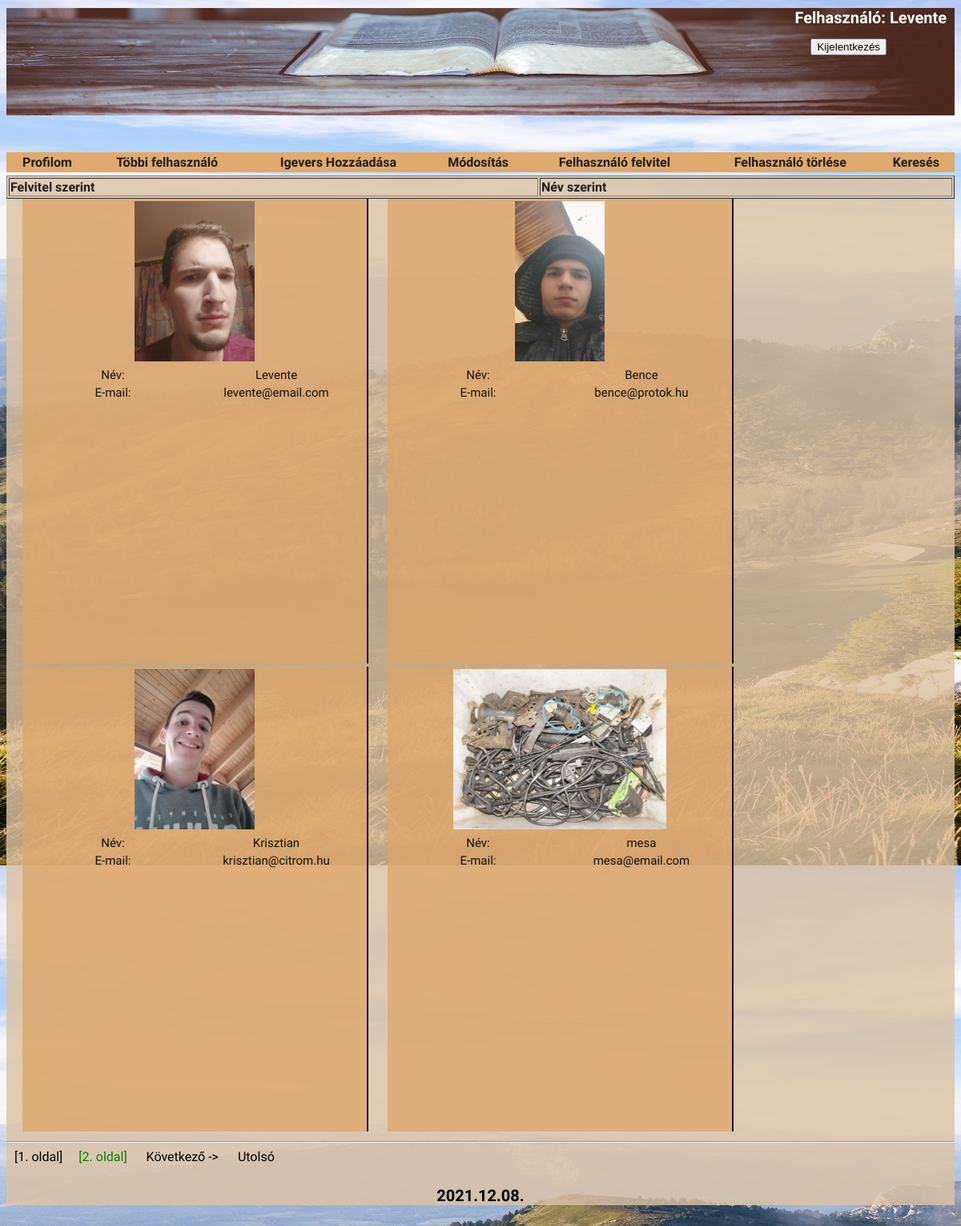
The app's page /index.php?d=2 (signed in) with its own data.
### tables this page shows
CREATE TABLE `menu` (
  `id` int(11) NOT NULL,
  `name` varchar(20) DEFAULT NULL,
  `link` int(11) DEFAULT NULL
);

CREATE TABLE `users` (
  `id` int(11) NOT NULL,
  `uname` varchar(40) DEFAULT NULL,
  `email` varchar(60) DEFAULT NULL,
  `passwd` varchar(32) DEFAULT NULL,
  `img` text DEFAULT NULL,
  `authority` varchar(20) DEFAULT NULL
);

### formlist.php (the view, shortened to what this page needs)
<?php
$dbname = "elso";
$con = connect("root","",$dbname);
if(!isset($_GET["order"]))
{
   $order = 0;
}
else
{
    $order = $_GET["order"];
}
if($order==0)
{
    $orderstring=" order by id";
}
else
{
    $orderstring=" order by uname";
}
$limit = 4;
$page = isset($_GET["page"])? abs((int)$_GET["page"]): 1;
$query = "select count(*) from users";
$res=mysqli_query($con,$query) or die ("Nem sikerült".$query);
$list=mysqli_fetch_row($res);
$c = array_shift($list);
$maxpage = ceil($c / $limit);
$offset = ($page-1)*$limit;
$query="select id,uname,email,img from users";
$query .= $orderstring;
$query .=" limit $offset,$limit";
$result=mysqli_query($con,$query) or die ("Nem sikerült ".$query);
echo "<table width=100% border=1><tr class=title><td><a href=index.php?d=".$_GET['d']."&order=0>Felvitel szerint</a></td><td>
<a href=index.php?d=".$_GET['d']."&order=1>Név szerint</a> </td></tr></table>";
while (list($id,$nev,$email,$kep)=mysqli_fetch_row($result))
{
 echo "<div id=tobbifelhasznalo> <table style=height:250px;>";
        echo "<tr><td colspan=2><img src=" . $kep . " alt=".$kep." height=200px /></td></tr>";
        echo "<tr><td>Név: </td><td>" . $nev . "</td></tr>";
        echo "<tr><td>E-mail: </td><td>" . $email . "</td></tr>";
        echo "<tr style = height:300px;></tr>";
        echo '</table> </div> ';
}
echo '<hr style="clear:both;">';
$linklimit = 4;
$linklimit2 = $linklimit / 2;
$linkoffset = ($page > $linklimit2) ? $page - $linklimit2 : 0;
$linkend = $linkoffset+$linklimit;
if ($maxpage - $linklimit2 < $page)
{
   $linkoffset = $maxpage - $linklimit;
   if ($linkoffset < 0)
   {
      $linkoffset = 0;
   }
   $linkend = $maxpage;
}
echo "<div id=formlistlink>";
 for ($i=1+$linkoffset; $i <= $linkend and $i <= $maxpage; $i++)
 {
    $style = ($i == $page) ? "color: black;" : "color: green;";
    echo "<a href='index.php?d=".$_GET['d']."&order=".$order."&page=$i' style='$style'>[$i. oldal]</a>";
 }
 if ($page < $maxpage)
 {
   echo "<a href='index.php?d=".$_GET['d']."&order=".$order."&page=".($page+1)."'> Következő -></a>";
   echo "<a href='index.php?d=".$_GET['d']."&order=".$order."&page=".$maxpage."'> Utolsó </a>";
   }
   echo "</div>";
?>

### index.php (shortened to what this page needs)
<!DOCTYPE html>
<html>
    <head>
        <link rel="stylesheet" type="text/css" href="css/webpage.css">
    </head>
    <body>
    <?php
        if(isset($_SESSION["user"]))
        {
            echo "<div id=page>";
                echo "<div id=header>";
            include "header.php";
                echo "</div>";
                echo "<div id=menu>";
            include "menu.php";
                echo "</div>";
                echo "<div id=content>";
            include "content.php";
            echo "<h4>".date("Y.m.d.")."</h4>";
            echo "</div>";
        }
        else
        {
            echo '<meta http-equiv="refresh" content="0; URL=login.html">';
        }
    ?>
    </body>
</html>

### header.php (shortened to what this page needs)
<?php
$color="white";
echo "<header>";
            echo "<p style='color:".$color."; font-size:20px; font-weight:bolder; margin:10px;'>Felhasználó: ".$_SESSION["user"]."</p>";
            echo "<form action=logout.php method=post><input style=margin-right:85px; type=submit name=logout value=Kijelentkezés></form></div>";
?>

### menu.php (shortened to what this page needs)
<?php
$dbname="elso";
$con=connect("root","",$dbname);
$query="select authority from users where uname='".$_SESSION['user']."'";
$res=mysqli_query($con,$query) or die ("Hiba: ".mysqli_error($con));
list($aut)=mysqli_fetch_row($res);
if($aut=="admin")
    $query="select name,link from menu";
else if($aut=="user")
    $query="select name,link from menu where link<=4";
else
    $query="select name,link from menu where link<=3";
$result=mysqli_query($con,$query) or die ("Hiba: ".mysqli_error($con));
echo "<table>";
while(list($menutitle,$link)=mysqli_fetch_row($result))
{
	echo "<td><a class=menu href=index.php?d=".$link.">".$menutitle."</a></td>";
}
echo "</table>";
?>

### content.php (shortened to what this page needs)
<!DOCTYPE html>
<body>
<?php
switch($_GET["d"])
{
	case 2:include "formlist.php"; break;
}
?>
</body>

### css/webpage.css (style rules this page uses)
body { background-image: url(loginkep.jpg); font-family:'Krona One', sans-serif; }
div#header { background-repeat: no-repeat; background-image: url(menu_background1.jpg); background-position-y:-55px; background-size: cover; height: 180px; text-align: right; font-size: 20px; }
div#menu { display: inline-block; text-align: center; margin-left: auto; margin-right: auto; width: 100%; text-decoration: none; }
div#menu table { margin-left: auto; margin-right: auto; width: 100%; background-color:#e0a96d; }
td a { text-decoration: none; font-family:'Krona One', sans-serif; font-weight: bolder; color:#201e20; }
div#content { background-color:#ddc3a5d0; }
div#content h4 { font-family:'Krona One', sans-serif; font-size: 20px; text-align: center; }
div#content div#tobbifelhasznalo { display: inline-block; margin-left:20px; height: 580px; font-size: 15px; text-align: center; border-right: 2px solid black; padding-right: 10px; padding-left: 10px; background-color:#dfa567d0; opacity: 90%; }
div#content div#tobbifelhasznalo td { width:200px; }
div#content div#formlistlink a { text-decoration: none; padding:10px; color:black; }

### records on screen
menu: name "Profilom"
menu: name "Többi felhasználó"
menu: name "Igevers Hozzáadása"
menu: name "Módosítás"
menu: name "Felhasználó felvitel"
menu: name "Felhasználó törlése"
menu: name "Keresés"
users: img (picture), uname "Levente", email "levente@email.com"
users: img (picture), uname "Bence", email "bence@protok.hu"
users: img (picture), uname "Krisztian", email "krisztian@citrom.hu"
users: img (picture), uname "mesa", email "mesa@email.com"

### other values on screen
$_SESSION["user"] "Levente"
